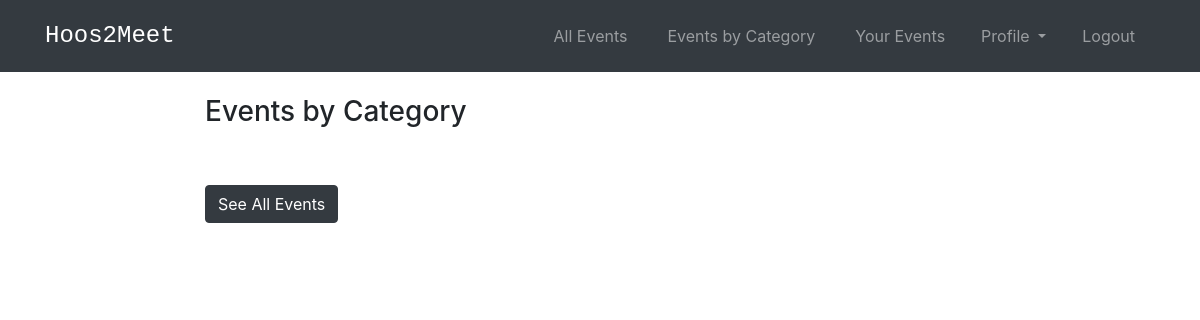
The app's page /events/category-list/ (signed in), older data.
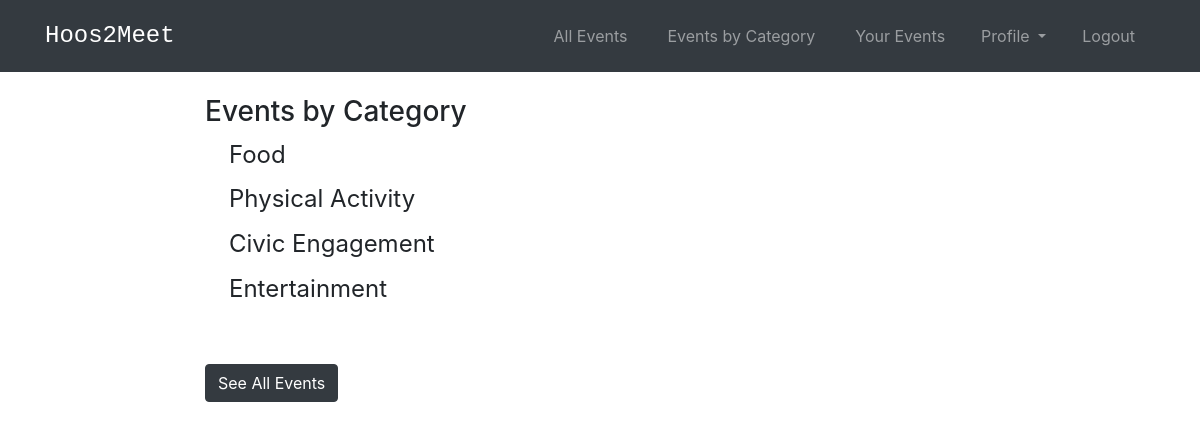
The same page, newer data.
### events/models.py (models this page shows)
class Category(models.Model):
    name = models.CharField(max_length=255)
    def __str__(self):
        return self.name

### events/views.py (the view)
# urls.py: path('category-list/', views.CategoryListView, name='category-list'),
def CategoryListView(request):
    cat_menu_list = Category.objects.all()
    return render(request, 'events/category_list.html', {'cat_menu_list':cat_menu_list})

### events/templates/events/category_list.html (shortened to what this page needs)
<!DOCTYPE html>
<head>
  {% extends 'base.html' %}
  {% load static %}
  {% load socialaccount %}
{% block content %}
{% if user.is_authenticated %}
<h3>Events by Category</h3>
{% for item in cat_menu_list %}
    <h4><a class='dropdown-item' href="{%url 'events:category' item %}">{{item}}</a></h4>
{% endfor %}
<br><br>
<a class="btn btn-dark" href="{% url 'events:event_list' %}">See All Events</a></li>
{% endif %}
{% endblock %}

Row changes from the older to the newer data that the page shows:
added Category: name "Food"
added Category: name "Physical Activity"
added Category: name "Civic Engagement"
added Category: name "Entertainment"
